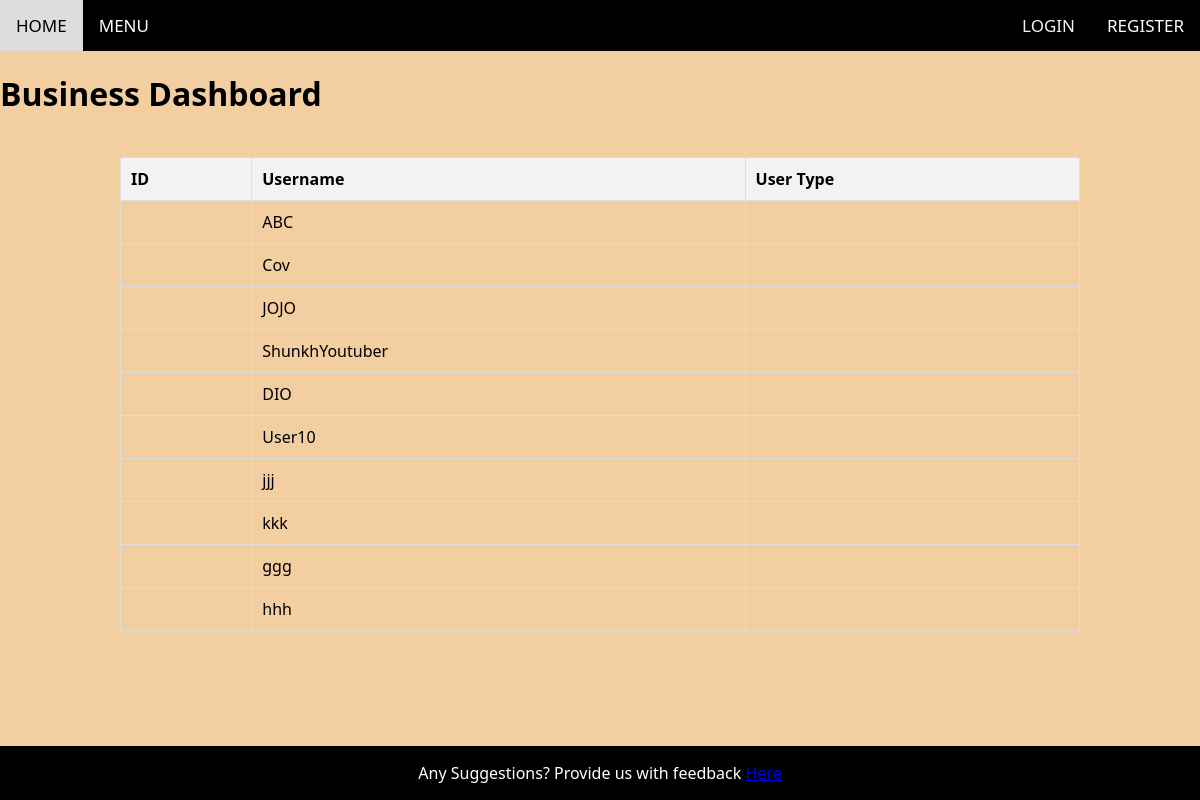
The app's page /business_dashboard, older data.
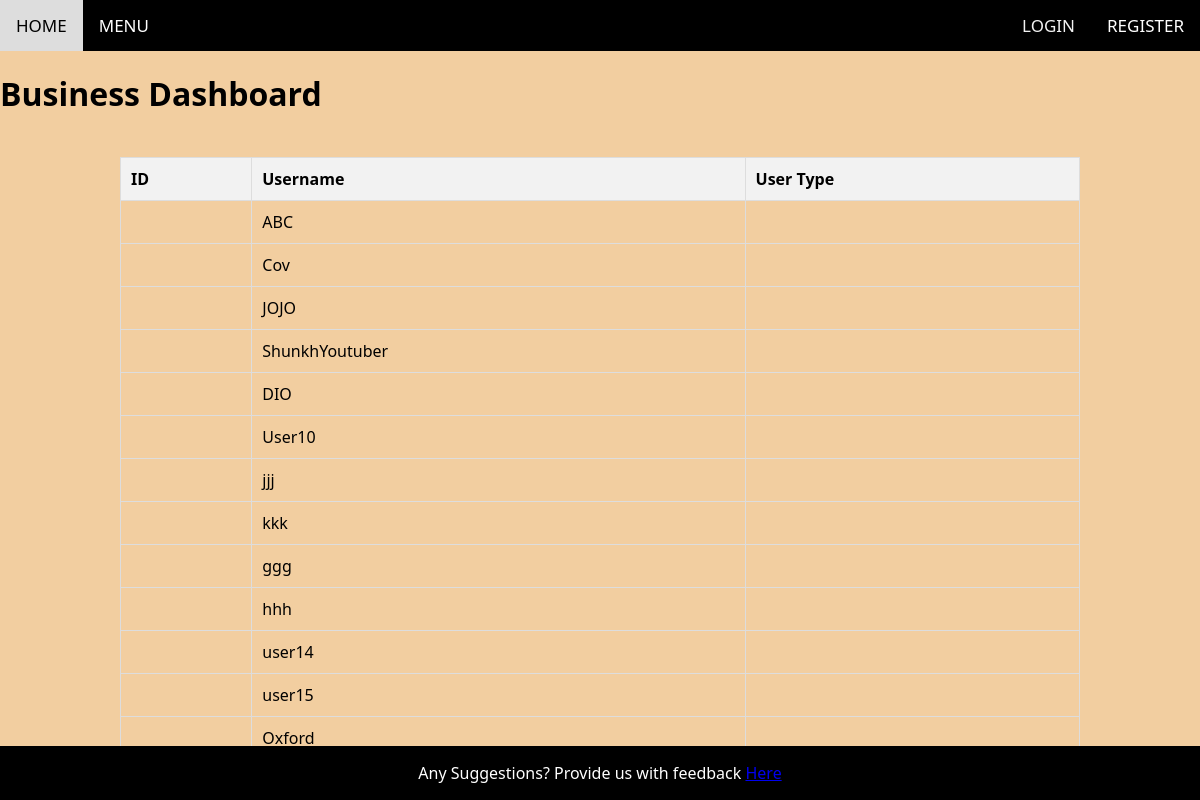
The same page, newer data.
### app.py (models this page shows, shortened)
class User(db.Model, UserMixin):
    User_ID = db.Column(db.Integer, primary_key=True, autoincrement=True)
    username = db.Column(db.String(255), nullable=False)
    Type = db.Column(db.String(50), nullable=False)
    password = db.Column(db.String(60), nullable=False)

### app.py (the view)
@app.route('/business_dashboard')
def businessDashboard():
    return render_template('business_dashboard.html', users=getUsers())

### app.py (called while the page is built)
def getUsers():
    return User.query.all()

### templates/business_dashboard.html (shortened to what this page needs)
{% extends 'base.html' %}
{% block content %}
<h1>Business Dashboard</h1>
<table>
    <thead>
        <tr>
            <th>ID</th>
            <th>Username</th>
            <th>User Type</th>
        </tr>
    </thead>
    <tbody>
        {% for user in users %}
            <tr>
                <td>{{ user.id }}</td>
                <td>{{ user.username }}</td>
                <td>{{ user.userType }}</td>
            </tr>
        {% endfor %}
    </tbody>
</table>
{% endblock %}

Row changes from the older to the newer data that the page shows:
added User: username "user14"
added User: username "user15"
added User: username "Oxford"
